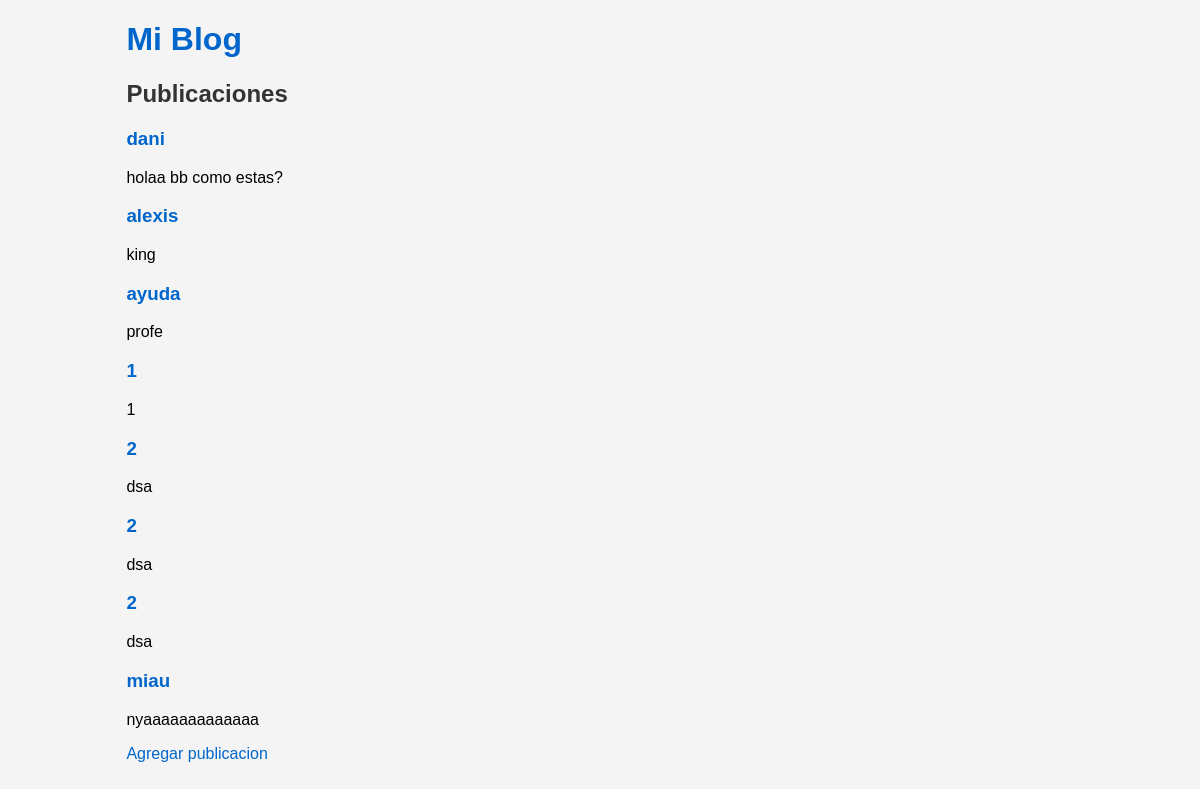
The page / on the database its author committed.
### blog/models.py (models this page shows, shortened)
class Post(models.Model):
    title = models.CharField(max_length=200)
    content = models.TextField()
    created_date = models.DateTimeField(default=timezone.now)
    published_date = models.DateTimeField(blank=True, null=True)

### blog/views.py (the view)
# urls.py: path('', views.post_list, name='post_list'),
def post_list(request):
    posts = Post.objects.all()
    return render(request, 'blog/post_list.html', {'posts': posts})

### blog/templates/blog/post_list.html
{% extends 'blog/base.html' %}
{% block content %}
    <h2>Publicaciones</h2>
    {% for post in posts %}
        <div>
            <h3><a href="{% url 'post_detail' pk=post.pk %}">{{ post.title }}</a></h3>
            <p>{{ post.content|linebreaksbr }}</p>
        </div>
    {% endfor %}
    <a href= "{% url 'post_new' %}"> Agregar publicacion </a>
{% endblock %}

### blog/templates/blog/base.html (shortened to what this page needs)
<!DOCTYPE html>
<html>
<head>
    {% load static %}
    <link rel="stylesheet" href="{% static 'blog/style.css' %}">
</head>
<body>
    <div class="container">
        <h1><a href="{% url 'post_list' %}">Mi Blog</a></h1>
        <div>
            {% block content %}
            {% endblock %}
        </div>
    </div>
</body>
</html>

### blog/static/blog/style.css (style rules this page uses)
body { font-family: Arial, sans-serif; background-color: #f4f4f4; }
.container { width: 80%; margin: auto; }
h1, h2 { color: #333; }
a { color: #0066cc; text-decoration: none; }

### rows shown on the page
Post: title "dani", content "holaa bb como estas?"
Post: title "alexis", content "king"
Post: title "ayuda", content "profe"
Post: title "1", content "1"
Post: title "2", content "dsa"
Post: title "2", content "dsa"
Post: title "2", content "dsa"
Post: title "miau", content "nyaaaaaaaaaaaaa"
